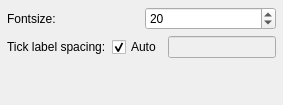
     <widget class="QWidget" name="tab_6">
      <attribute name="title">
       <string>Colorbars</string>
      </attribute>
      <layout class="QVBoxLayout" name="verticalLayout_12">
       <property name="leftMargin">
        <number>7</number>
       </property>
       <property name="topMargin">
        <number>7</number>
       </property>
       <property name="rightMargin">
        <number>7</number>
       </property>
       <property name="bottomMargin">
        <number>7</number>
       </property>
       <item>
        <layout class="QHBoxLayout" name="horizontalLayout_17">
         <item>
          <widget class="QLabel" name="label_21">
           <property name="text">
            <string>Fontsize:</string>
           </property>
          </widget>
         </item>
         <item>
          <widget class="QSpinBox" name="cbFontSize_spinBox">
           <property name="minimum">
            <number>1</number>
           </property>
           <property name="value">
            <number>20</number>
           </property>
          </widget>
         </item>
        </layout>
       </item>
       <item>
        <layout class="QHBoxLayout" name="horizontalLayout_18">
         <item>
          <widget class="QLabel" name="label_22">
           <property name="text">
            <string>Tick label spacing:</string>
           </property>
          </widget>
         </item>
         <item>
          <widget class="QCheckBox" name="cbAutoLabel_checkBox">
           <property name="text">
            <string>Auto</string>
           </property>
           <property name="checked">
            <bool>true</bool>
           </property>
          </widget>
         </item>
         <item>
          <widget class="QLineEdit" name="cbAutoLabel_lineEdit">
           <property name="enabled">
            <bool>false</bool>
           </property>
          </widget>
         </item>
        </layout>
       </item>
       <item>
        <spacer name="verticalSpacer_5">
         <property name="orientation">
          <enum>Qt::Vertical</enum>
         </property>
         <property name="sizeHint" stdset="0">
          <size>
           <width>20</width>
           <height>40</height>
          </size>
         </property>
        </spacer>
       </item>
      </layout>
     </widget>
